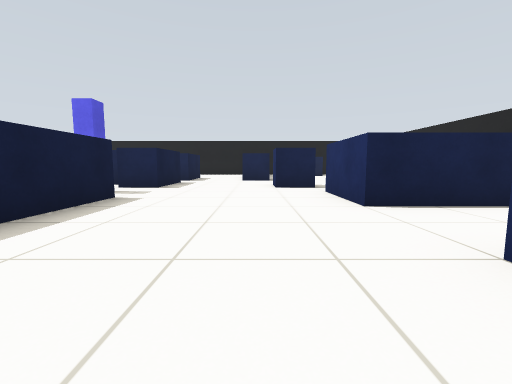
view 1 (above)

21 first-person views from a walk through a world built for the Gazebo simulator. The camera is 0.57 m above the floor, tilts 6° down and sees 90° across. The floor is counted in squares, 1 m on a side. Each view is taken from the middle of a square. On the plan, view 1 faces up. The plan holds only what a view shows up to about 9 squares ahead; the rest is blank.

view 2
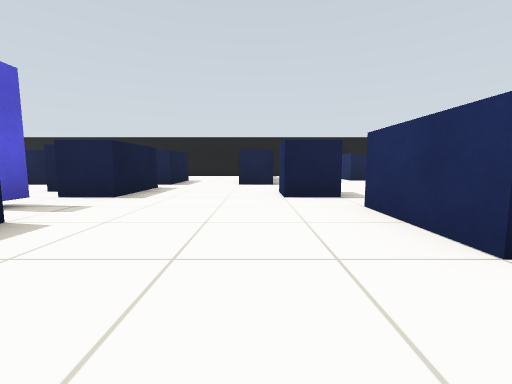

view 3
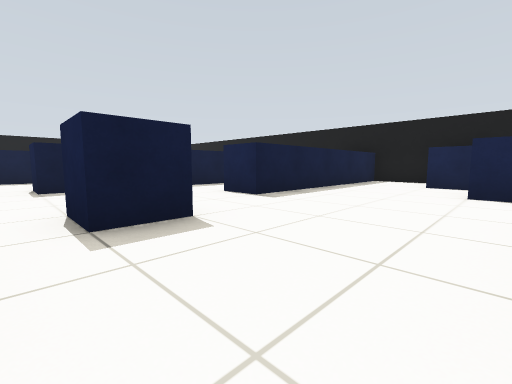

view 4
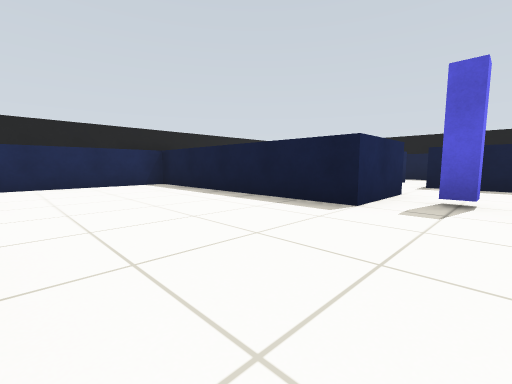

view 5
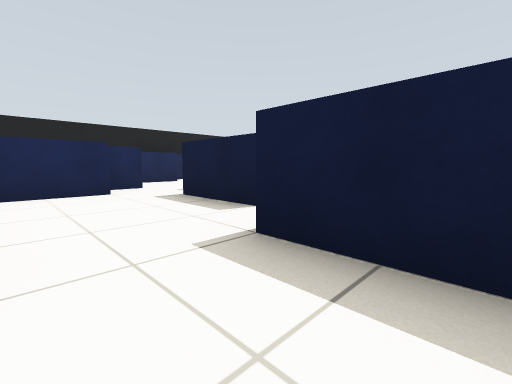

view 6
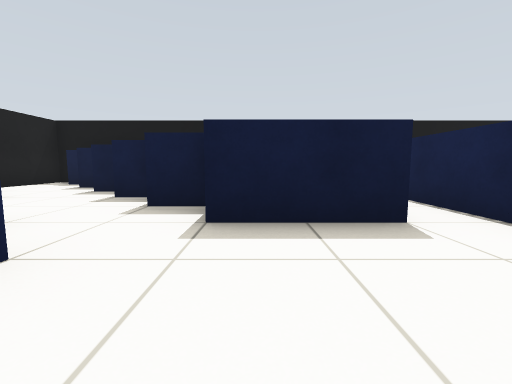

view 7
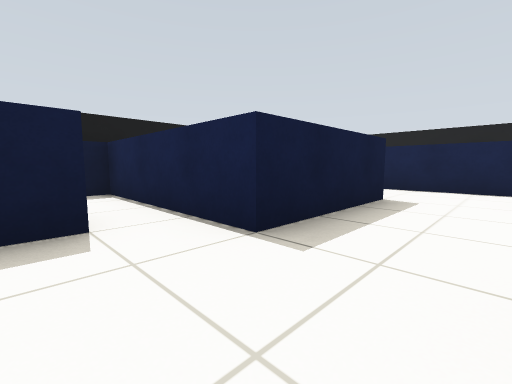

view 8
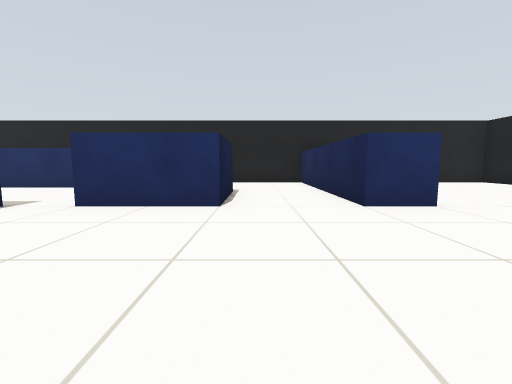

view 9
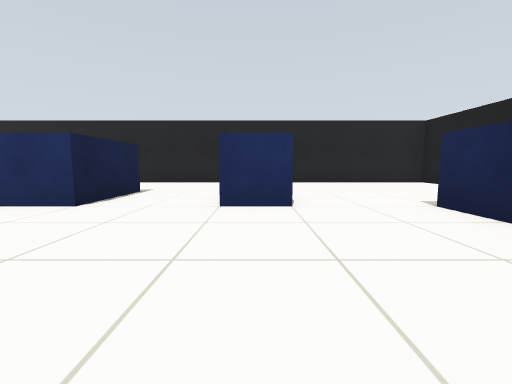

view 10
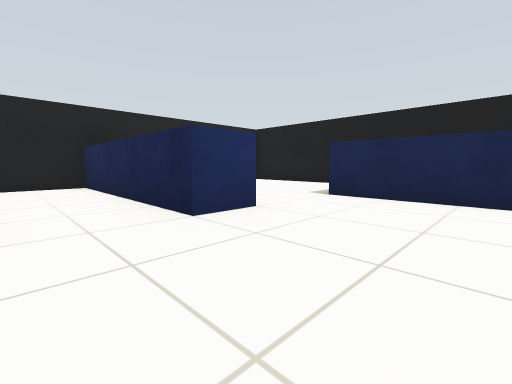

view 11
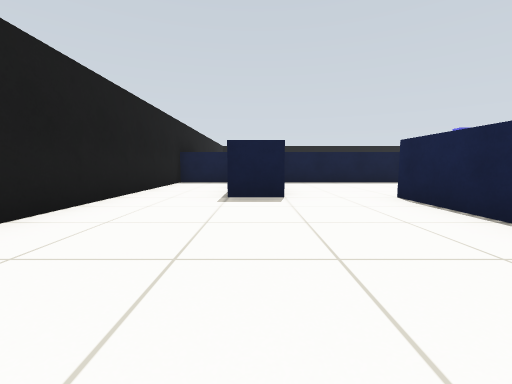

view 12
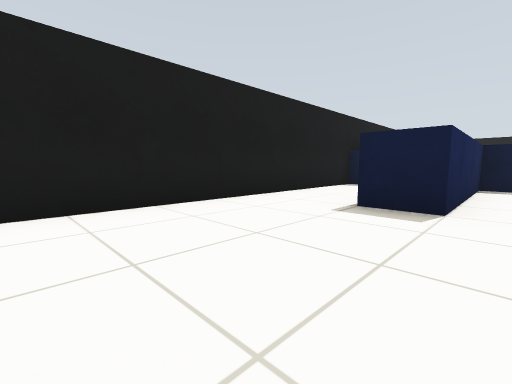

view 13
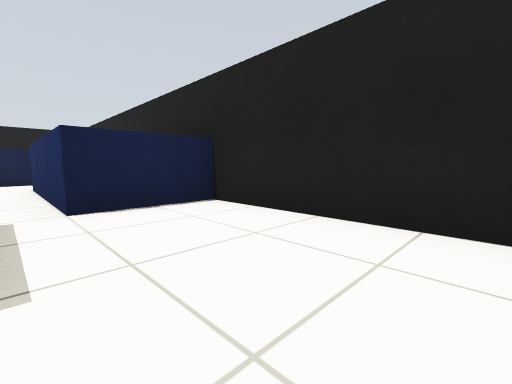

view 14
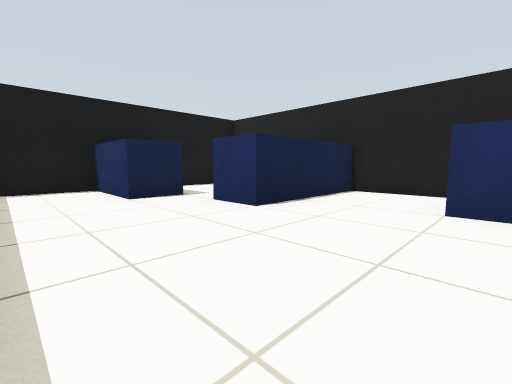

view 15
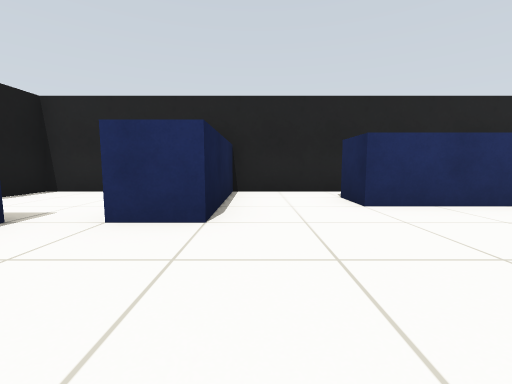

view 16
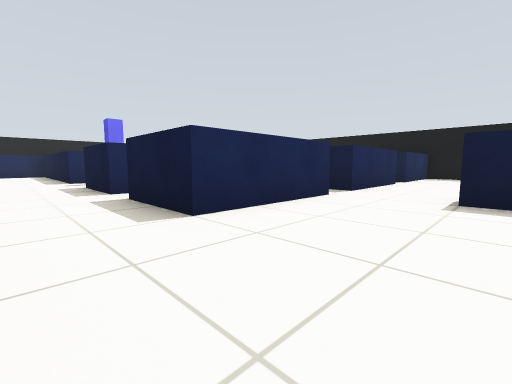

view 17
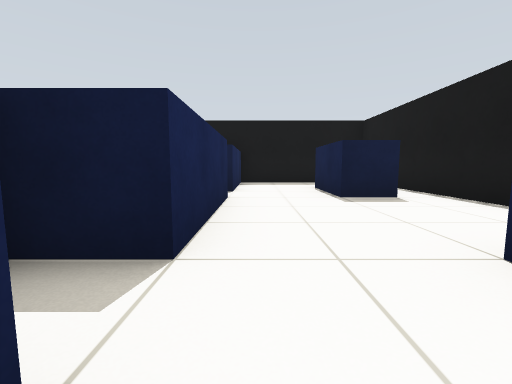

view 18
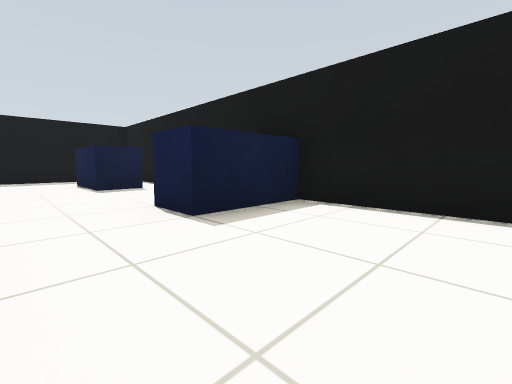

view 19
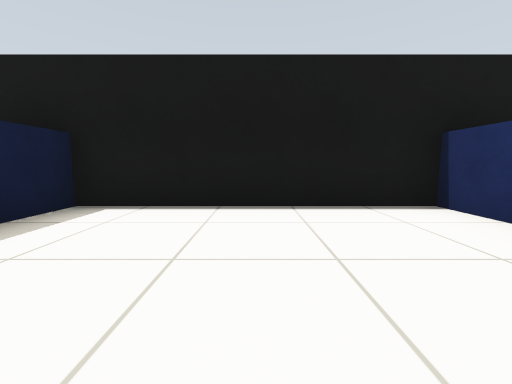

view 20
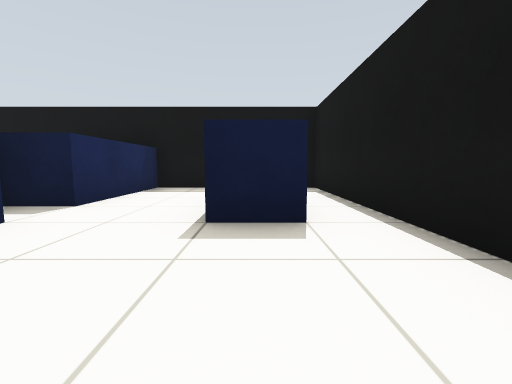

view 21
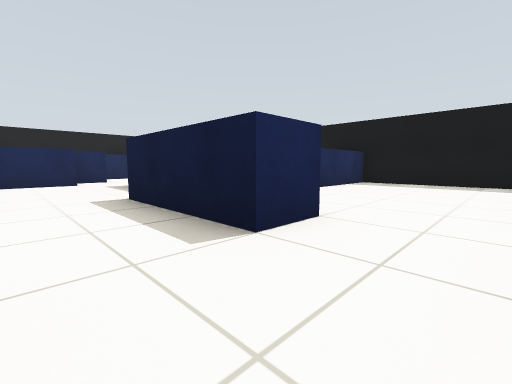

### Floor plan
Ten units are one square. View 1 is at (0, 0); x grows to the right and y downward. Boxes are objects, and circles mark ways between rooms. Rooms are numbered by the first view taken in them; rooms with no view inside come last. Other rooms are left out.
<svg viewBox="-140 -160 210 210">
<path fill="none" stroke="#000" d="M-45 -45 -25 -45 -25 15 5 15M-40 -75 -45 -75M-25 -86 -25 -65 -35 -65M-75 -36 -75 -15M15 -35 15 -55M-49 -95 -72 -95M15 -76 15 -65 5 -65 5 -75M-76 -75 -65 -75 -65 -45 -105 -45 -105 -40M-66 -5 -49 -5M15 -5 15 -15M-25 -115 -25 -95 -29 -95M-85 -14 -85 -5M-76 5 -66 5M45 -65 45 -95M-95 -1 -95 5M-105 10 -105 15M-94 25 -82 25M45 -115 35 -115 35 -125M36 -135 25 -135 25 -155 5 -155 5 -95 -5 -95M-135 45 -115 45M36 -35 15 -35M15 -15 65 -15 65 -55 45 -55 45 -65M5 15 15 15 15 25M36 -5 15 -5M-25 29 -25 45 65 45 65 1M-56 -115 -25 -115M-84 -155 -116 -155M-95 -115 -65 -115 -65 -105M-95 -146 -95 -135 -115 -135M-5 -144 -5 -155 -55 -155 -55 -135 -65 -135M-135 -145 -135 -115 -105 -115 -105 -105M-135 -91 -135 -55 -108 -55M65 -142 65 -155 46 -155M65 -91 65 -115 45 -115M45 -95 55 -95M-116 -155 -135 -155 -135 -145"/>
<rect x="-35" y="-65" width="10" height="10" fill="#bbb"><title>blue post</title></rect>
<circle cx="25" cy="-25" r="3" fill="#2a7"/>
<circle cx="40" cy="-60" r="3" fill="#2a7"/>
<circle cx="15" cy="5" r="3" fill="#2a7"/>
<circle cx="-15" cy="-105" r="3" fill="#2a7"/>
<circle cx="-70" cy="-85" r="3" fill="#2a7"/>
<circle cx="30" cy="-130" r="3" fill="#2a7"/>
<circle cx="50" cy="-105" r="3" fill="#2a7"/>
<circle cx="-105" cy="-150" r="3" fill="#2a7"/>
<circle cx="-125" cy="-140" r="3" fill="#2a7"/>
<text x="-30" y="-50">1</text>
<text x="40" y="-30">2</text>
<text x="30" y="20">3</text>
<text x="-70" y="-130">4</text>
<text x="-100" y="-80">5</text>
<text x="50" y="-140">6</text>
<text x="60" y="-90">7</text>
<text x="-130" y="-150">8</text>
</svg>
Room 1 opens to room 2. Room 1 opens to room 3. Room 1 opens to room 4. Room 1 opens to room 5. Room 1 opens to room 6. Room 1 opens to room 7. Room 4 opens to room 8.

Where each view was taken, in squares from view 1:
view 1: 0 up, 0 right, facing up
view 2: 2 up, 0 right, facing up
view 3: 6 up, 4 right, facing up-left
view 4: 6 up, 1 right, facing down-left
view 5: 6 up, 5 left, facing down-left
view 6: 2 up, 5 left, facing left
view 7: 3 up, 5 left, facing up-left
view 8: 3 up, 2 left, facing right
view 9: 1 up, 2 left, facing right
view 10: 3 up, 1 left, facing down-right
view 11: 2 down, 6 right, facing left
view 12: 1 down, 5 right, facing down-left
view 13: 2 up, 4 right, facing up-right
view 14: 9 up, 1 right, facing up-right
view 15: 11 up, 1 right, facing right
view 16: 14 up, 1 left, facing down-left
view 17: 12 up, 5 left, facing left
view 18: 12 up, 3 left, facing up-left
view 19: 12 up, 3 left, facing up
view 20: 14 up, 7 left, facing left
view 21: 9 up, 5 left, facing down-left
